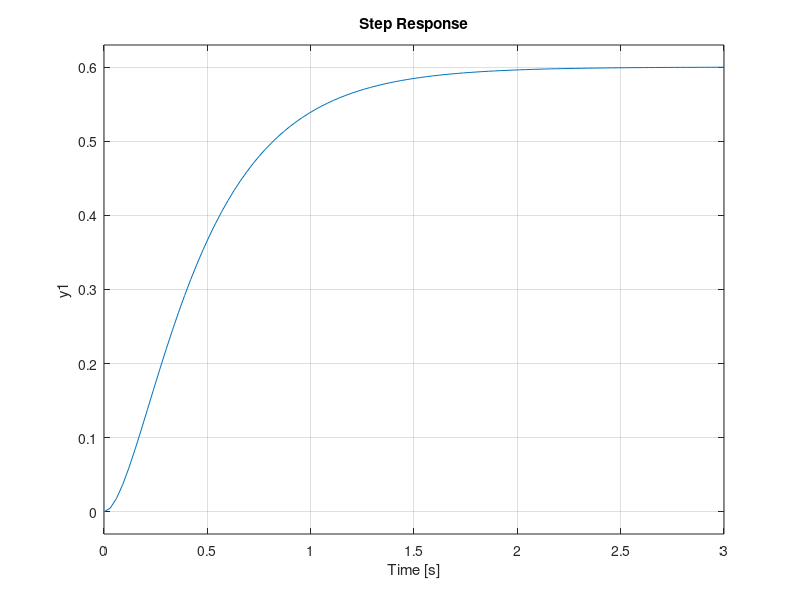

MATLAB code for this plot: (Note: this script raises an error after producing the figure.)
%% open loop step response
% The TF of a second order system for example be: (1/(s^2+10s+20))

num1 = 12;
den1 = [1 10 20];
sys1 = tf(num1,den1);
step(sys1)

%% proportional controller
% at kp=10
num2=1;
den2=[1 10 20];
kp=10;
[numCL,denCL]=  cloop((kp*num2),den2 ,-1);
sys2=tf(numCL,denCL);
t=0:0.01:2;
step(sys2,t)
%% proportional controller with increased value of kp 
% at kp=500
num3=1;
den3=[1 10 20];
kp=500;
[numCL,denCL]=  cloop((kp*num3),den3 ,-1);
sys3=tf(numCL,denCL);
t=0:0.01:2;
step(sys3,t)
%% derivative controller
num1= 1;
den1=[1 10 20];
kp=500;
kd=100;
numc=[kd kp];
[numCL , denCL]= cloop(conv(numc,num1),den1);
t=0:0.01:2;
step(numCL,denCL,t)
%% integral controller
num1=1;
den1=[1 10 20];
kp=500;
ki=10;
kd=0;
numc=[kd kp ki];
denc=[1 0];
[numCL, denCL]= cloop(conv(num1 ,numc),conv(den1,denc));
t=0:0.1:800;
sys5=tf(numCL, denCL);
step(sys5,t)
axis([0 100 0 1.5])
%% PID Controller
num1=1;
den1=[1 10 20];
kp=500;
ki=1;
kd=100;
numc=[kd kp ki];
denc=[1 0];
[numCL,denCL]=cloop(conv(num1,numc),conv(den1,denc));
t=0:0.1:1000;
sys6=tf(numCL,denCL);
step(sys6,t)

